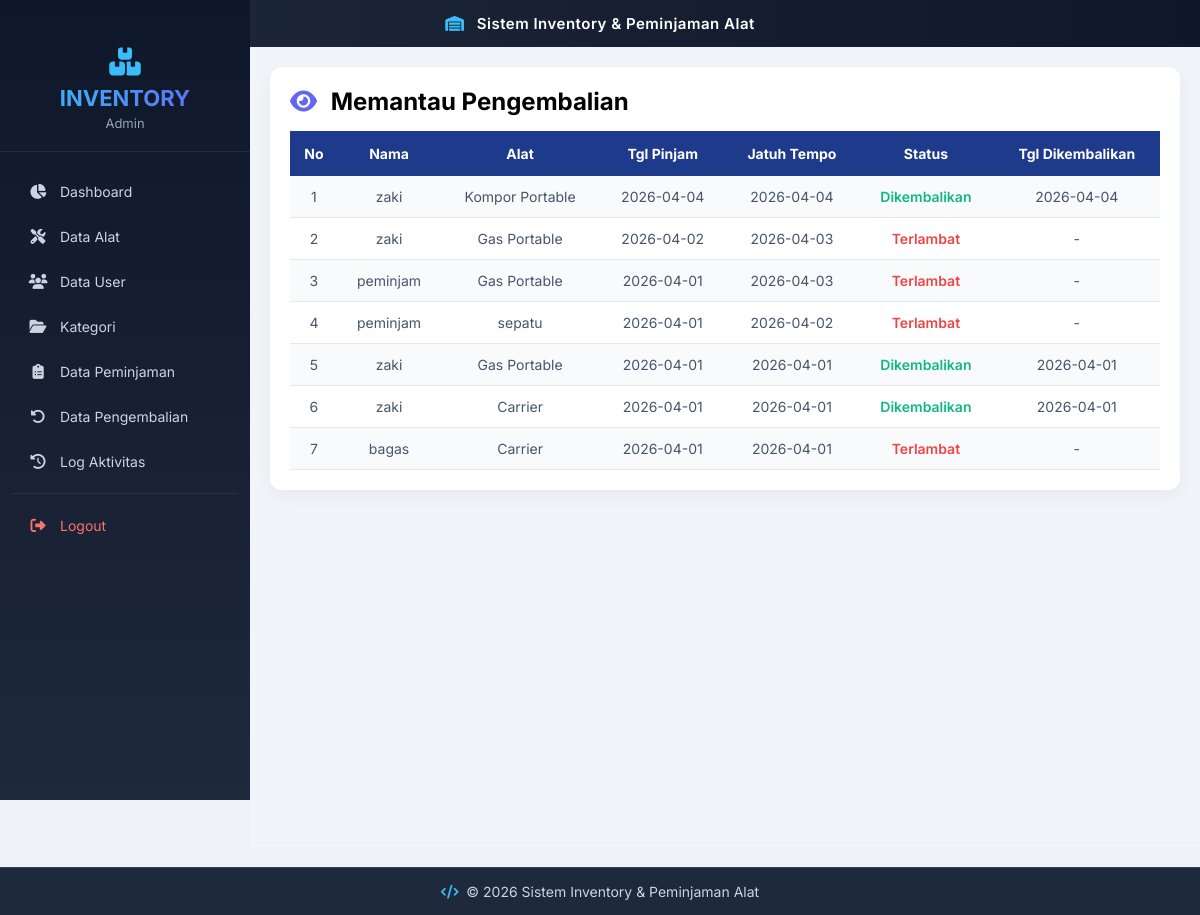
The app's page /ukk_1_AndiRizkyRiyanto/views/petugas/memantau.php with its own data.
### tables this page shows
CREATE TABLE `pengembalian` (
  `id_pengembalian` int(11) NOT NULL,
  `id_peminjaman` int(11) NOT NULL,
  `id_alat` int(11) DEFAULT NULL,
  `tanggal_dikembalikan` date NOT NULL,
  `kondisi_kembali` enum('Baik','Rusak','Hilang') DEFAULT 'Baik',
  `denda` int(11) DEFAULT 0
);

CREATE TABLE `peminjaman` (
  `id_peminjaman` int(11) NOT NULL,
  `nama_peminjam` varchar(100) NOT NULL,
  `nama_alat` varchar(100) NOT NULL,
  `tanggal_pinjam` date NOT NULL,
  `tanggal_kembali` date DEFAULT NULL,
  `jumlah` int(11) NOT NULL,
  `ukuran` varchar(50) NOT NULL,
  `status` enum('menunggu','disetujui','dipinjam','ditolak','dikembalikan','terlambat') DEFAULT 'menunggu',
  `keterangan` text DEFAULT NULL,
  `created_at` timestamp NOT NULL DEFAULT current_timestamp(),
  `updated_at` timestamp NOT NULL DEFAULT current_timestamp() ON UPDATE current_timestamp()
);

### ukk_1_AndiRizkyRiyanto/models/m_koneksi.php (called while the page is built, shortened)
<?php
class m_koneksi {
    private $host = "localhost";
    private $username = "root";
    private $pass = "";
    private $db = "ukk_1_Andi";
    function __construct() {
        $this->koneksi = new mysqli(
            $this->host,
            $this->username,
            $this->pass,
            $this->db
        );
    }
}
?>

### ukk_1_AndiRizkyRiyanto/models/m_memantau.php (called while the page is built, shortened)
<?php
include_once __DIR__ . '/m_koneksi.php';
class m_memantau {
    private $koneksi;
    public function __construct() {
        $db = new m_koneksi();
        $this->koneksi = $db->koneksi;
    }
    public function autoUpdate() {
        $this->koneksi->query("
            UPDATE peminjaman p
            LEFT JOIN pengembalian k
            ON p.id_peminjaman = k.id_peminjaman
            SET
                p.status = 'dikembalikan',
                p.tanggal_kembali = k.tanggal_dikembalikan
            WHERE
                k.id_peminjaman IS NOT NULL
                AND p.status IN ('dipinjam','terlambat')
        ");
        $this->koneksi->query("
            UPDATE peminjaman
            SET status = 'terlambat'
            WHERE
                status = 'dipinjam'
                AND CURDATE() > tanggal_kembali
        ");
    }
    public function getAll() {
        return $this->koneksi->query("
            SELECT
                p.*,
                k.tanggal_dikembalikan AS tgl_kembali_real
            FROM peminjaman p
            LEFT JOIN pengembalian k
            ON p.id_peminjaman = k.id_peminjaman
            WHERE p.status != 'menunggu'
            ORDER BY p.id_peminjaman DESC
        ");
    }
}
?>

### ukk_1_AndiRizkyRiyanto/controllers/c_memantau.php (called while the page is built)
<?php
include_once __DIR__ . '/../models/m_memantau.php';
class c_memantau {
    private $model;
    public function __construct() {
        $this->model = new m_memantau();
    }
    public function index() {
        return $this->model->getAll();
    }
}
?>

### ukk_1_AndiRizkyRiyanto/views/petugas/memantau.php (the view, shortened to what this page needs)
<?php
include_once __DIR__ . '/../../controllers/c_memantau.php';
$c = new c_memantau();
$data = $c->index();
?>
<?php include_once __DIR__ . '/../layout/header.php'; ?>
<?php include_once __DIR__ . '/../layout/sidebar.php'; ?>
<div class="main-content">
  <div class="box">
    <h2 style="margin-bottom:15px;"><i class="fas fa-eye" style="color:#6366f1; margin-right:8px;"></i> Memantau Pengembalian</h2>
    <table>
      <tr>
        <th>No</th>
        <th>Nama</th>
        <th>Alat</th>
        <th>Tgl Pinjam</th>
        <th>Jatuh Tempo</th>
        <th>Status</th>
        <th>Tgl Dikembalikan</th>
      </tr>
      <?php if ($data && $data->num_rows > 0): ?>
        <?php $no = 1; while ($row = $data->fetch_assoc()): ?>
        <tr>
          <td><?= $no++ ?></td>
          <td><?= htmlspecialchars($row['nama_peminjam']) ?></td>
          <td><?= htmlspecialchars($row['nama_alat']) ?></td>
          <td><?= $row['tanggal_pinjam'] ?></td>
          <td><?= $row['tanggal_kembali'] ?></td>
          <td>
            <?php
            $jatuhTempo = new DateTime($row['tanggal_kembali']);
            $hr_ini = new DateTime(date('Y-m-d'));
            if ($row['status'] == 'dipinjam' && $hr_ini > $jatuhTempo) {
                $selisih = $jatuhTempo->diff($hr_ini);
                $hari_telat = $selisih->days;
                echo "<span class='terlambat'>Terlambat ($hari_telat hari)</span>";
            } elseif ($row['status'] == 'dipinjam') {
                echo "<span class='dipinjam'>Dipinjam</span>";
            } elseif ($row['status'] == 'terlambat') {
                echo "<span class='terlambat'>Terlambat</span>";
            } elseif ($row['status'] == 'ditolak') {
                 echo "<span class='ditolak'>Ditolak</span>";
            } else {
                 echo "<span class='kembali'>Dikembalikan</span>";
            }
            ?>
          </td>
          <td>
            <?= $row['tgl_kembali_real'] ? $row['tgl_kembali_real'] : '-' ?>
          </td>
        </tr>
        <?php endwhile; ?>
      <?php else: ?>
        <tr>
          <td colspan="7">Tidak ada data</td>
        </tr>
      <?php endif; ?>
    </table>
  </div>
</div>
<?php include_once __DIR__ . '/../layout/footer.php'; ?>

### ukk_1_AndiRizkyRiyanto/views/layout/header.php (style rules this page uses)
* { margin:0; padding:0; box-sizing:border-box; font-family:'Inter','Segoe UI',sans-serif; }
body { background:#eef2f7; }

### ukk_1_AndiRizkyRiyanto/views/layout/sidebar.php (style rules this page uses)
body { margin: 0; font-family: 'Inter','Segoe UI', sans-serif; }
.main, .main-content { margin-left: 250px !important; padding: 20px; background: #f1f5f9; min-height: 100vh; flex: 1; width: calc(100% - 250px); box-sizing: border-box; }

### ukk_1_AndiRizkyRiyanto/views/petugas/memantau.php (style rules this page uses)
.main-content { padding: 20px; }
.box { background: white; padding: 20px; border-radius: 12px; box-shadow: 0 6px 18px rgba(0,0,0,0.05); }
table { width: 100%; border-collapse: collapse; font-size: 14px; }
th { background: #1e3a8a; color: white; padding: 14px 10px; text-align: center; }
td { padding: 12px 10px; border-bottom: 1px solid #e5e7eb; text-align: center; color: #475569; }
tr:nth-child(even) { background: #f8fafc; }
.terlambat { color: #ef4444; font-weight: 600; }
.kembali { color: #10b981; font-weight: 600; }

### records on screen
pengembalian: id_peminjaman.nama_peminjam "zaki", id_peminjaman.nama_alat "Kompor Portable", id_peminjaman.tanggal_pinjam "2026-04-04", id_peminjaman.tanggal_kembali "2026-04-04", shows "Dikembalikan", tanggal_dikembalikan "2026-04-04"
peminjaman: nama_peminjam "zaki", nama_alat "Gas Portable", tanggal_pinjam "2026-04-02", tanggal_kembali "2026-04-03", status "Terlambat"
peminjaman: nama_peminjam "peminjam", nama_alat "Gas Portable", tanggal_pinjam "2026-04-01", tanggal_kembali "2026-04-03", status "Terlambat"
peminjaman: nama_peminjam "peminjam", nama_alat "sepatu", tanggal_pinjam "2026-04-01", tanggal_kembali "2026-04-02", status "Terlambat"
pengembalian: id_peminjaman.nama_peminjam "zaki", id_peminjaman.nama_alat "Gas Portable", id_peminjaman.tanggal_pinjam "2026-04-01", id_peminjaman.tanggal_kembali "2026-04-01", shows "Dikembalikan", tanggal_dikembalikan "2026-04-01"
pengembalian: id_peminjaman.nama_peminjam "zaki", id_peminjaman.nama_alat "Carrier", id_peminjaman.tanggal_pinjam "2026-04-01", id_peminjaman.tanggal_kembali "2026-04-01", shows "Dikembalikan", tanggal_dikembalikan "2026-04-01"
peminjaman: nama_peminjam "bagas", nama_alat "Carrier", tanggal_pinjam "2026-04-01", tanggal_kembali "2026-04-01", status "Terlambat"

### other values on screen
$role "Admin"
